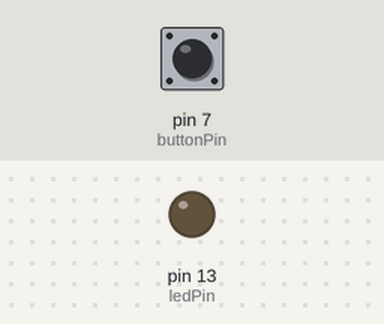
Bench run of a sketch on a simulated Arduino Uno, built with avr-gcc and run on an emulated ATmega328P. On the bench: output pins drawn as LEDs (lit = HIGH). The inputs (shaded band) are chosen by the test bench; at power-on: pin 7 (buttonPin) LOW. What the sketch prints to the serial monitor is not drawn.

Above: at 1.2 s.
1.3 s: pin 7 (buttonPin) pulled HIGH for 0.15 s
At 1.38 s:
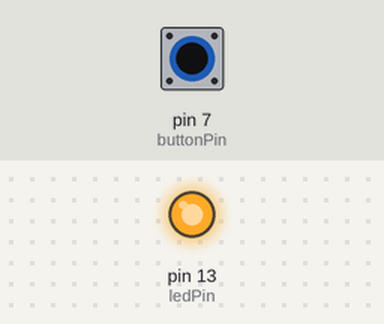
2.9 s: pin 7 (buttonPin) pulled HIGH for 3.2 s
At 6.4 s:
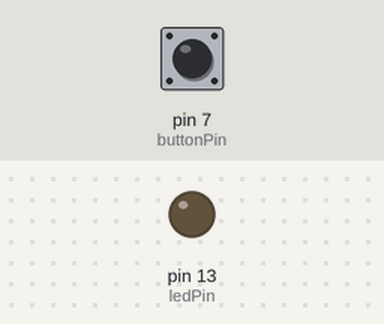
Timing chart, 0 to 7.9 s (numbered marks = the images above; inputs shaded):
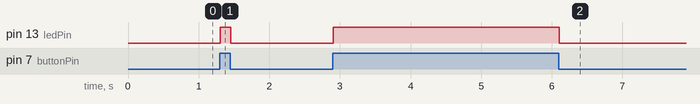

The sketch:

button1.ino
```cpp
// Materiais: breadboard, butão, fios, 10k ohm resistor, led

const int buttonPin = 7;
const int ledPin = 13;

void setup() {
  pinMode(buttonPin, INPUT);
  pinMode(ledPin, OUTPUT);
  Serial.begin(9600);
}

void loop() {
  int buttonState = digitalRead(buttonPin);

  Serial.println(buttonState);
  digitalWrite(ledPin, buttonState);
}
```

Measured:
- after the input at 1.3 s, pin 13 (ledPin): LOW → HIGH at once, → LOW 0.15 s later
- after the input at 2.9 s, pin 13 (ledPin): LOW → HIGH at once, → LOW 3.2 s later
